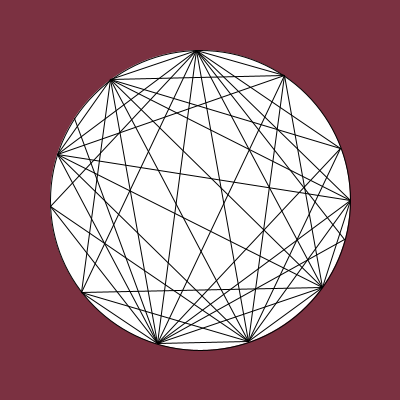
Frame 1 (no input)
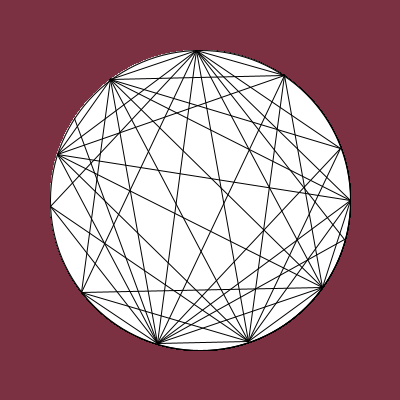
Frame 60 (the mouse pressed at the canvas centre just before this capture)
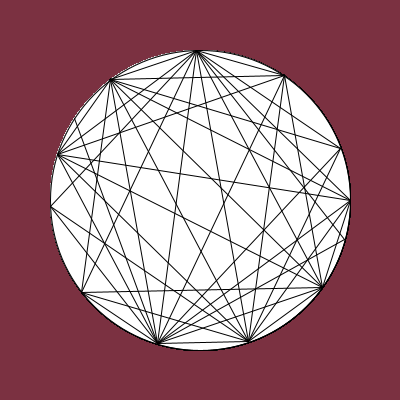
Frame 120 (the mouse held since frame 60 and released just before this capture)

The Processing sketch that drew these frames (run headless with seeded random() and noise(); from frame 60 on, the mouse is pressed at the canvas centre):

// Processing sketch: circle_network
// ── circle_network.pde
void setup(){
  background(123,49,65);
  size(400,400);
  //frameRate(4);
}

// variables globales de la función draw
//
// int num_nodes = 10; // este es el valor que determina la densidad de red
int num_nodes = int(random(0,10)); // este es el valor que determina la densidad de red
//println(num_nodes);
float angle = 360 / num_nodes;
float r = 150;

void draw(){
  save("circle_network.png");
  translate(200,200);
  ellipse(0,0,2*r,2*r);
  for (int i = 0; i <= num_nodes; i++){
    float x0 = nodeX(i);
    float y0 = nodeY(i);
    for (int j = 1; j<= num_nodes; j++){
      float xf = next_nodeX(i,j);
      float yf = next_nodeY(i,j);
      line(x0,y0,xf,yf);
    }
  }
}

float nodeX(int i){
  return r* cos(i*angle);
}
float nodeY(int i){
  return r* sin(i*angle);
}
float next_nodeX(int i,int j){
  return r*cos((i+j)*angle);
}
float next_nodeY(int i, int j){
  return r*sin((i+j)*angle);
}
